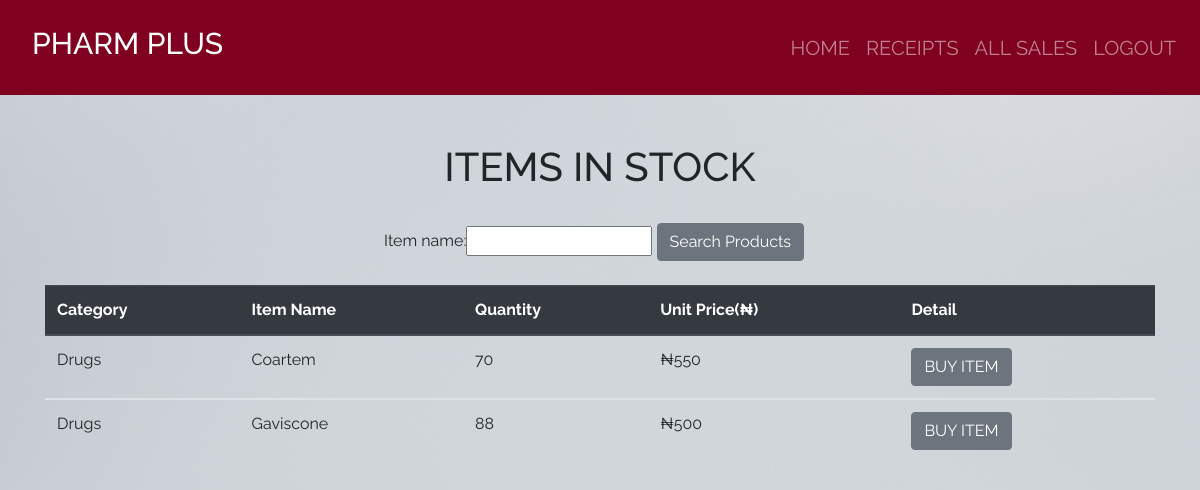
The app's page /home/ (signed in) with its own data.
### product_app/models.py (models this page shows, shortened)
class Product(models.Model):
    category_name = models.ForeignKey(Category, on_delete = models.CASCADE,null = True, blank = True )
    item_name = models.CharField(max_length = 50, null = True, blank = True)
    total_quantity = models.IntegerField(default = 0, null = True, blank = True)
    issued_quantity = models.IntegerField(default = 0, null = True, blank = True)
    received_quantity = models.IntegerField(default = 0, null = True, blank = True)
    unit_price = models.IntegerField(default = 0, null = True, blank = True)

class Category(models.Model):
    name = models.CharField(max_length = 50, null = True, blank = True)
    def __str__(self):
        return self.name

### product_app/views.py (the view)
# urls.py: 2. Add a URL to urlpatterns:  path('', views.home, name='home')
def home(request):
    products = Product.objects.all().order_by('-id')
    product_filters = ProductFilter(request.GET, queryset = products)
    products = product_filters.qs
    return render(request, 'products/index.html', {
        'products': products, 'product_filters': product_filters,
    })

### templates/products/index.html
{% extends 'products/base.html'%} {% block content%}
<br></br>
<div class = "container">
  <h1 class= "text-center">ITEMS IN STOCK</h1>
  <br>
  <div class = "container">
    <form action = "" method = "GET">
      {{product_filters.form}}
      <input
      type = "submit"
      value = "Search Products"
      class="btn btn-secondary btn"/>
    </form>
  </div>
  <br>
  <table class="table">
    <thead class="thead-dark">
      <tr>
        <th scope="col">Category</th>
        <th scope="col">Item Name</th>
        <th scope="col">Quantity</th>
        <th scope="col">Unit Price(₦)</th>
        <th scope = "col">Detail</th>
      </tr>
    </thead>
    {% for product in products%}
    <tbody>
      <tr>
        <td>{{product.category_name}}</td>
        <td>{{product.item_name}}</td>
        <td>{{product.total_quantity}}</td>
        <td>₦{{product.unit_price}}</td>
        <td><a href="{% url 'product_detail' product.id %}"
              ><input
                type="submit"
                value="BUY ITEM"
                class="btn btn-secondary btn"
                type="button"
            /></a></td>
      </tr>
    </tbody>
    {% endfor %}
  </table>
</div>
{% endblock%}

### product_app/static/css/main.css (style rules this page uses)
html,body { position: relative; overflow-x: hidden; background: url('/static/images/img6.jpg'); width: 100% !important; height: 100vh; display: table; position: relative; background-position: center; background-attachment: scroll; -o-background-size: cover; -moz-background-size: cover; -webkit-background-size: cover; background-size: cover; background-repeat: no-repeat; }
body { background-color: hsl(0, 0%, 98%); font-family: 'raleway'; }
form { width: 40%; margin: 0 auto; }

### records on screen
Product: category_name "Drugs", item_name "Coartem", total_quantity "70", unit_price "550"
Product: category_name "Drugs", item_name "Gaviscone", total_quantity "88", unit_price "500"
